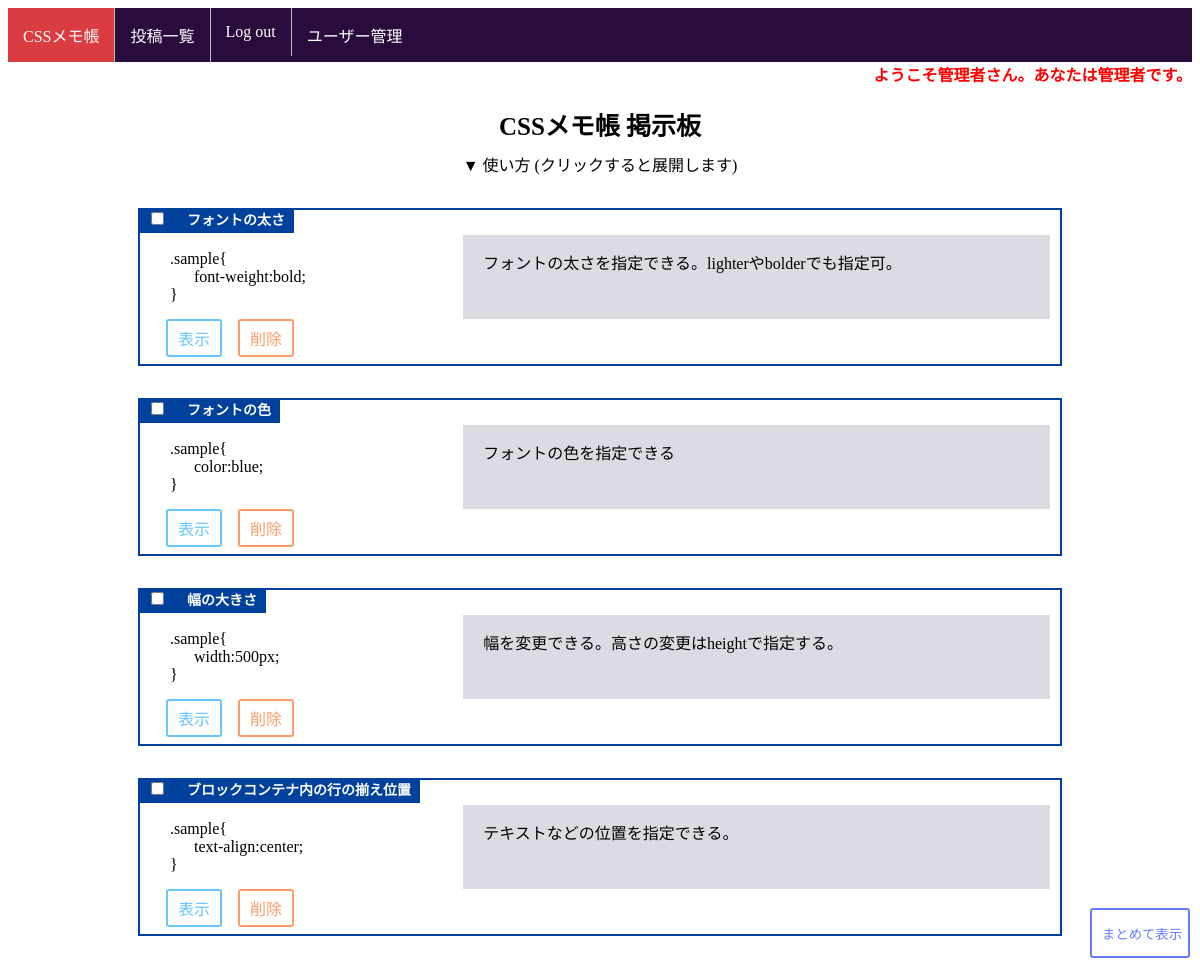
The app's page /select.php (signed in) with its own data.
### tables this page shows
CREATE TABLE `gs_an_table` (
  `id` int(12) NOT NULL,
  `name` varchar(64) NOT NULL,
  `precode` varchar(64) NOT NULL,
  `code` varchar(64) NOT NULL,
  `exp` varchar(128) NOT NULL,
  `indate` datetime NOT NULL,
  `show` varchar(64) NOT NULL DEFAULT '表示',
  `url` varchar(128) NOT NULL
);

### funcs.php (called while the page is built, shortened)
<?php
function h($str)
{
    return htmlspecialchars($str, ENT_QUOTES);
}

### select.php (the view, shortened to what this page needs)
<?php
require_once("funcs.php");
$pdo = db_conn();
$stmt = $pdo->prepare("SELECT * FROM gs_an_table");
$status = $stmt->execute();
$view = "";
if ($status == false) {
    sql_error($stmt);
} else {
    while ($result = $stmt->fetch(PDO::FETCH_ASSOC)) {
    $view .= '<div class="flame">'.
                '<span class="flame_title">'.
                        '<input class="checkbox" type="checkbox" name="check" id ="check" value = " ' .h($result['code']) .' " onchange="mycheck(this.value)">'.
                    '<a href="'. h($result['url']). '" class="link" target="_blank">'.
                        h($result['name']).
                    '</a>'.
                '</span>'.
                '<div class="naiyou">'.
                    '<p class="code">'.
                        h($result['precode']) .'{'.'<br>'.'&nbsp'.'&nbsp'.'&nbsp'.'&nbsp'.' &nbsp'.
                        h($result['code']) .'<br>'.'}'.
                    '</p>'.
                    '<p class="exp">'.
                        h($result['exp']) .
                    '</p>'.
                '</div>'.
                '&nbsp'.'&nbsp'.'&nbsp'.'&nbsp'.
                '<a class="show" href= "detail.php?id=' .$result['id'] .'">'.
                    h($result['show']) .
                '</a>';
    if($_SESSION["kanri_flg"] == 1){
        $view .= '&nbsp'.'&nbsp'.'&nbsp'.'&nbsp';
        $view .= '<a class="del" href="delete.php?id=' . $result["id"] . '">';
        $view .= '削除';
        $view .= '</a>';
    }
    $view .= '</div>';
    }
}
if($_SESSION["kanri_flg"] == 1){
    $yourname1= 'ようこそ'.$_SESSION["name"].'さん。あなたは管理者です。';
    $kanri='<li>'.'<a href="select_user.php">'.'ユーザー管理'.'</a>'.'</li>';
    $logout='<li>'.'<a href="logout.php">'.'Log out'.'</a>'.'</li>';
    $url1 ='select.php';
}elseif($_SESSION["kanri_flg"] == 2){
    $yourname2= 'ようこそ'.$_SESSION["name"].'さん。あなたは一般ユーザーです。';
    $logout='<li>'.'<a href="logout.php">'.'Log out'.'</a>'.'</li>';
    $url1 ='select.php';
}else{
    $yourname3='ようこそ！ゲストユーザーさん';
    $login='<li>'.'<a href="login.php">'.'Log in'.'</a>'.'</li>';
    $url2 ='login3.php';
}
?>
<!DOCTYPE html>
<html lang="ja">
<head>
    <link href="css/select.css" rel="stylesheet">
</head>
<body>
<ul>
    <li><a class="red" href="index.php">CSSメモ帳</a></li>
	<li><a href="<?= $url1?><?= $url2?>">投稿一覧</a></li>
    <?= $logout ?>
    <?= $kanri; ?>
</ul>
<div class="you1">
        <?= $yourname1; ?>
</div>
<div class="title">CSSメモ帳 掲示板</div>
<div class="howto">
        <div class="content" onclick="obj=document.getElementById('open').style; obj.display=(obj.display=='none')?'block':'none';">
            <div style="cursor:pointer;">▼ 使い方 (クリックすると展開します)</div>
        </div>
    </div>
<form name="form" action="insert_select.php" method="post">
    <?= $view; ?>
    <input id="button_top" type="submit" value="まとめて表示">
    </form>
</body>
</html>

### css/select.css (style rules this page uses)
ul { list-style-type: none; margin: 0; padding: 0; overflow: hidden; background-color: #290b3c; }
li { float: left; border-right: 1px solid #bbbbbb; }
li:last-child { border-right: none; }
li a { display: block; color: white; text-align: center; padding: 15px 15px; text-decoration: none; }
.red { background-color: #da3c41; }
.title { text-align: center; font-size: 25px; font-weight: bold; padding-top: 20px; padding-bottom: 10px; }
.you1 { text-align: right; font-weight: bold; color: red; }
.flame { position: relative; margin: 2em auto; width: 900px; padding: 25px 10px 7px; border: 2px solid #00419e; }
.flame .flame_title { position: absolute; display: inline-block; top: -2px; left: -2px; font-size:14px; padding: 0 9px; height: 25px; line-height: 25px; vertical-align: middle; background: #00419e; color: #ffffff; font-weight: bold; }
.flame p { padding: 15px 20px; margin: 0; }
.naiyou { display: flex; }
.code { flex: 1; }
.exp { background-color: rgb(220, 219, 228); flex: 2; }
.link { text-decoration: none; color: white; padding-left: 20px; }
.show { padding-left: 30px; }
.howto { text-align: center; display: block; }
#button_top { width: 100px; height: 50px; position: fixed; right: 10px; bottom: 10px; background: white; opacity: 0.6; cursor: pointer; }
#button_top { display: inline-block; padding: 5px 10px; text-decoration: none; color: #0026ff; border: solid 2px #0026ff; border-radius: 3px; }
.show { display: inline-block; padding: 5px 10px; text-decoration: none; color: #67c5ff; border: solid 2px #67c5ff; border-radius: 3px; }
.del { display: inline-block; padding: 5px 10px; text-decoration: none; color: #ff9c67; border: solid 2px #ff9c67; border-radius: 3px; }

### records on screen
gs_an_table: name "フォントの太さ", precode ".sample", code "font-weight:bold;", exp "フォントの太さを指定できる。lighterやbolderでも指定可。", show "表示", value "削除"
gs_an_table: name "フォントの色", precode ".sample", code "color:blue;", exp "フォントの色を指定できる", show "表示", value "削除"
gs_an_table: name "幅の大きさ", precode ".sample", code "width:500px;", exp "幅を変更できる。高さの変更はheightで指定する。", show "表示", value "削除"
gs_an_table: name "ブロックコンテナ内の行の揃え位置", precode ".sample", code "text-align:center;", exp "テキストなどの位置を指定できる。", show "表示", value "削除"

### other values on screen
$yourname1 "ようこそ管理者さん。あなたは管理者です。"
